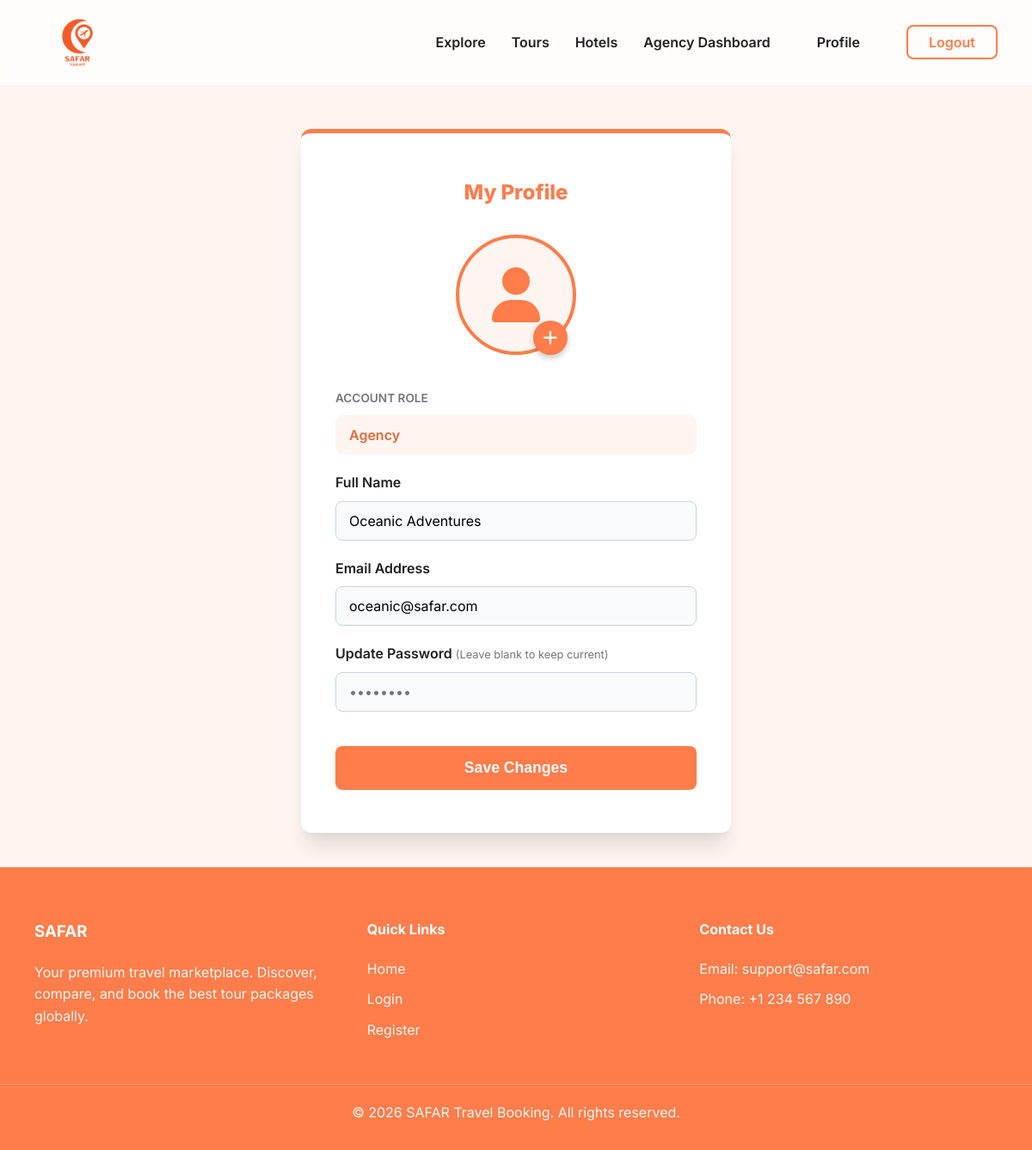
The app's page /profile.php (signed in) with its own data.
### tables this page shows
CREATE TABLE IF NOT EXISTS users (
    id INT AUTO_INCREMENT PRIMARY KEY,
    name VARCHAR(100) NOT NULL,
    email VARCHAR(100) UNIQUE NOT NULL,
    password VARCHAR(255) NOT NULL,
    role ENUM('traveler', 'agency', 'admin') NOT NULL DEFAULT 'traveler',
    created_at TIMESTAMP DEFAULT CURRENT_TIMESTAMP
);

### profile.php (the view, shortened to what this page needs)
<?php
require_once 'includes/db.php';
$user_id = $_SESSION['user_id'];
$stmt = $pdo->prepare("SELECT * FROM users WHERE id = ?");
$stmt->execute([$user_id]);
$user = $stmt->fetch();
require_once 'includes/header.php';
?>
<div style="display: flex; justify-content: center; align-items: center; min-height: calc(100vh - 220px); padding: 40px 20px;">
    <div style="width: 100%; max-width: 500px; background: white; box-shadow: var(--shadow-lg); padding: 50px 40px; border-radius: var(--radius); border-top: 5px solid var(--primary);">
        <h2 style="color: var(--primary); text-align: center; margin-bottom: 30px; font-weight: 800;">My Profile</h2>
        <form method="POST" action="" enctype="multipart/form-data">
            <div style="text-align: center; margin-bottom: 40px;">
                <div style="position: relative; width: 140px; height: 140px; margin: 0 auto 20px;">
                    <div style="width: 100%; height: 100%; border-radius: 50%; background-color: var(--bg-light); overflow: hidden; border: 4px solid var(--primary); box-shadow: var(--shadow-md);">
                        <?php if (!empty($user['profile_image'])): ?>
                            <img src="<?php echo htmlspecialchars($user['profile_image']); ?>" alt="Profile" style="width: 100%; height: 100%; object-fit: cover;">
                        <?php else: ?>
                            <div style="width: 100%; height: 100%; display: flex; justify-content: center; align-items: center; font-size: 4rem; color: var(--primary);">
                                <i class="fas fa-user"></i>
                            </div>
                        <?php endif; ?>
                    </div>
                    <label for="profile-upload" style="position: absolute; bottom: 0; right: 10px; background: var(--primary); color: white; width: 40px; height: 40px; border-radius: 50%; display: flex; justify-content: center; align-items: center; cursor: pointer; box-shadow: 0 4px 6px rgba(0,0,0,0.2); transition: var(--transition); font-size: 1.2rem; font-weight: bold;">
                        <i class="fas fa-plus"></i>
                    </label>
                </div>
            </div>
            <div style="margin-bottom: 20px;">
                <label style="display: block; margin-bottom: 8px; font-weight: 600; color: var(--text-muted); font-size: 0.85rem; text-transform: uppercase;">Account Role</label>
                <input type="text" disabled value="<?php echo ucfirst($user['role']); ?>" style="width: 100%; padding: 12px 15px; border: 1px solid #cbd5e1; border-radius: 8px; font-family: 'Inter', sans-serif; font-size: 1rem; background-color: var(--bg-light); cursor: not-allowed; border-color: transparent; font-weight: 600; color: var(--primary-dark);">
            </div>
            <div style="margin-bottom: 20px;">
                <label style="display: block; margin-bottom: 8px; font-weight: 600;">Full Name</label>
                <input type="text" name="name" required value="<?php echo htmlspecialchars($user['name']); ?>" style="width: 100%; padding: 12px 15px; border: 1px solid #cbd5e1; border-radius: 8px; font-family: 'Inter', sans-serif; font-size: 1rem; background: #f8fafc;">
            </div>
            <div style="margin-bottom: 20px;">
                <label style="display: block; margin-bottom: 8px; font-weight: 600;">Email Address</label>
                <input type="email" name="email" required value="<?php echo htmlspecialchars($user['email']); ?>" style="width: 100%; padding: 12px 15px; border: 1px solid #cbd5e1; border-radius: 8px; font-family: 'Inter', sans-serif; font-size: 1rem; background: #f8fafc;">
            </div>
            <div style="margin-bottom: 20px;">
                <label style="display: block; margin-bottom: 8px; font-weight: 600;">Update Password <span style="font-size: 0.8rem; color: var(--text-muted); font-weight: 400;">(Leave blank to keep current)</span></label>
                <input type="password" name="password" minlength="6" placeholder="••••••••" style="width: 100%; padding: 12px 15px; border: 1px solid #cbd5e1; border-radius: 8px; font-family: 'Inter', sans-serif; font-size: 1rem; background: #f8fafc;">
            </div>
            <button type="submit" class="btn" style="width: 100%; margin-top: 20px; font-size: 1.1rem; padding: 15px;">Save Changes</button>
        </form>
    </div>
</div>
<?php require_once 'includes/footer.php'; ?>

### assets/css/style.css (style rules this page uses)
:root { --primary: #FF7D4B; --primary-dark: #E66A3D; --secondary: #009688; --accent: #FF6D00; --bg-light: #FFF5F0; --text-main: #212121; --text-muted: #757575; --white: #ffffff; --card-bg: rgba(255, 255, 255, 0.95); --glass-border: rgba(0, 0, 0, 0.08); --shadow-sm: 0 4px 6px -1px rgba(0, 0, 0, 0.05), 0 2px 4px -1px rgba(0, 0, 0, 0.03); --shadow-lg: 0 20px 25px -5px rgba(0, 0, 0, 0.1), 0 10px 10px -5px rgba(0, 0, 0, 0.04); --radius: 12px; --transition: all 0.3s ease; }
* { margin: 0; padding: 0; box-sizing: border-box; }
body { font-family: 'Inter', sans-serif; background-color: var(--bg-light); color: var(--text-main); line-height: 1.6; display: flex; flex-direction: column; min-height: 100vh; }
.btn { display: inline-block; padding: 10px 20px; border-radius: 8px; background-color: var(--primary); color: var(--white); font-weight: 600; border: none; cursor: pointer; transition: var(--transition); text-align: center; }

### records on screen
users: role "Agency", name "Oceanic Adventures", email "oceanic@safar.com"
